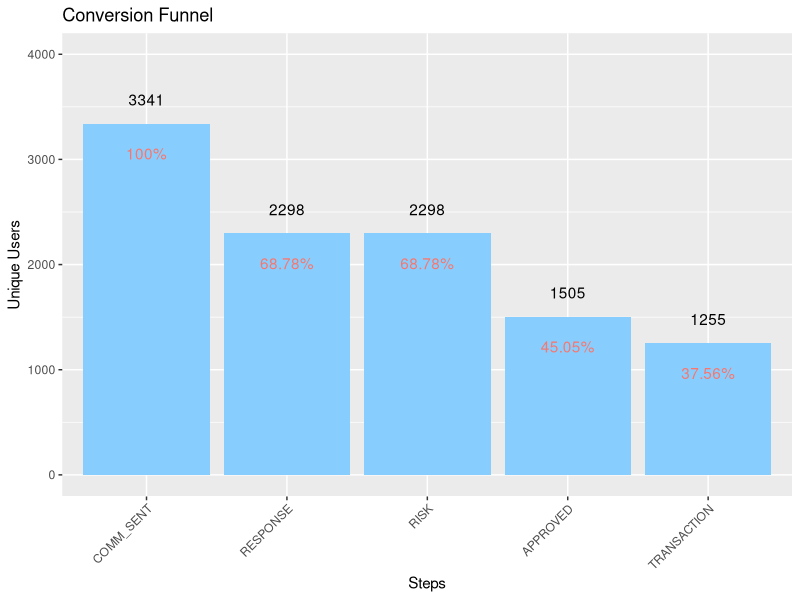
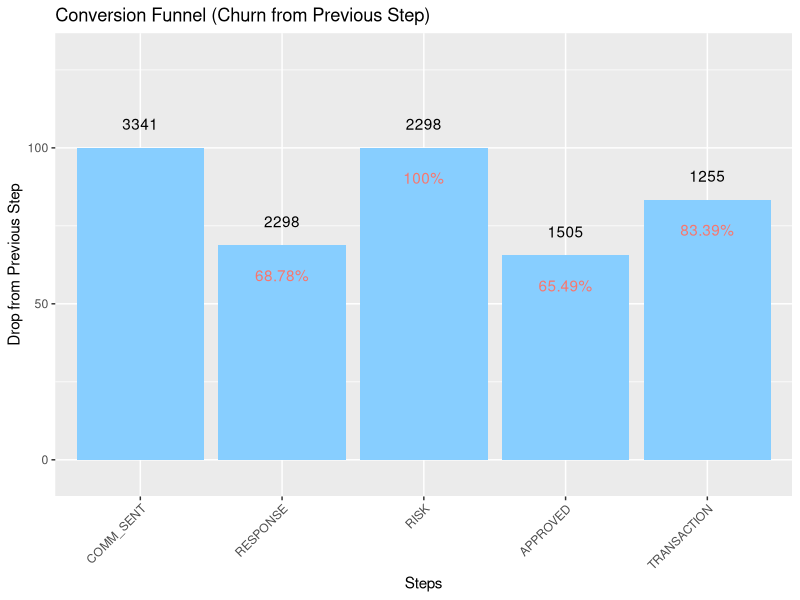
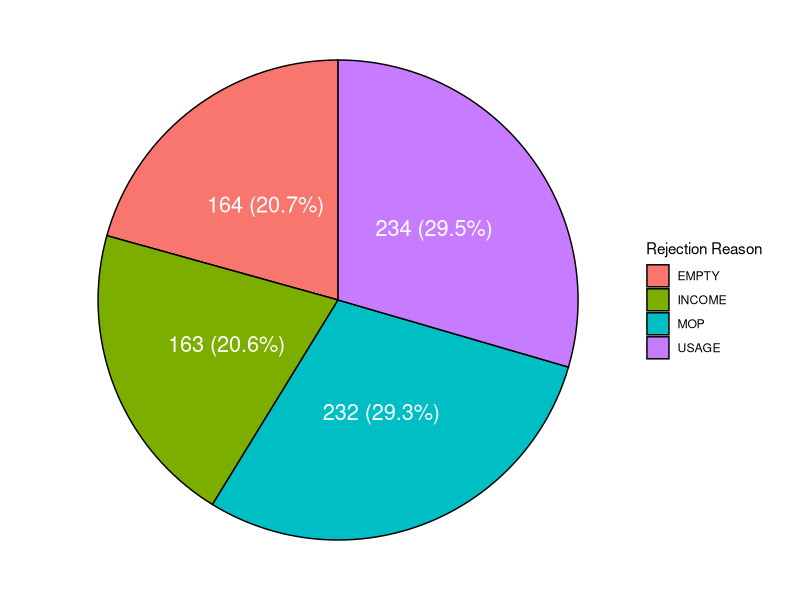

These figures' R source, in order:
## ---- chunk 1
knitr::opts_chunk$set(echo = TRUE)
## ---- chunk 2
library(dplyr)
library(ggplot2)
library(stringr)
## ---- chunk 3
dataset = read.csv('datasets/Business Analyst Challenge Influur.csv')

names(dataset)[1] = "ORDER"
dataset = dataset %>%
  mutate(STATUS = if_else(
    STATUS != "",
    STATUS, 
    if_else(is.na(TXN), 'NO RESPONSE', 'TRANSACTION')
  ))
## ---- chunk 4
# Status Breakdown
status_counts = dataset %>%
  group_by(STATUS) %>%
  summarise(counts = n(),
            unique_users = n_distinct(ID),
            amount = sum(TXN),
            physical = sum(MOTIVE == 'PLASTIC'),
            digital = sum(MOTIVE == 'DIGITAL'))
## ---- chunk 5
status_counts
## ---- chunk 6
# User Breakdown

users = dataset %>%
  group_by(ID) %>%
  summarise(card_type = if_else(sum(MOTIVE=="PLASTIC", na.rm = T)>0, "PLASTIC",
                                if_else(sum(MOTIVE=="DIGITAL", na.rm = T)>0, "DIGITAL",
                                        "NON_CUSTOMER")),
            rejection_reason = max(MOTIVE[STATUS == 'REJECTED']),
            transactions = sum(STATUS=='TRANSACTION'),
            amount = sum(TXN, na.rm = T),
            interest = max(INTEREST_RATE, na.rm = T),
            yearly_cost = max(CAT, na.rm = T),
            credit_limit = max(AMOUNT, na.rm = T),
            delivery_score = max(DELIVERY_SCORE, na.rm = T),
            zipcode = max(CP, na.rm = T)) %>%
  as.data.frame(.)
users[sapply(users, is.infinite)] <- NA
head(users)
## ---- chunk 7
comms_sent = filter(status_counts,
                    STATUS == "NO RESPONSE")[["unique_users"]] +
             filter(status_counts,
                    STATUS == "RESPONSE")[["unique_users"]]
new_row = list("COMM_SENT", comms_sent, comms_sent, NA, 0, 0)
funnel = rbind(status_counts, new_row)
funnel = funnel %>%
  filter(STATUS %in% c("COMM_SENT", "RESPONSE",
                      "RISK", "APPROVED", "TRANSACTION")) %>%
  arrange(match(STATUS,
                c("COMM_SENT", "RESPONSE",
                  "RISK", "APPROVED", "TRANSACTION"))) %>%
  mutate(difference = round(unique_users/lag(unique_users) * 100, 2),
         diff_pct = paste0(as.character(difference), "%"),
         diff_pct = ifelse(is.na(difference),"",diff_pct),
         remaining = unique_users / max(unique_users),
         remaining_pct = paste0(as.character(round(remaining*100,2)), "%"),
         steps = factor(STATUS, levels = STATUS))
## ---- chunk 8
# Funnel Breakdown (General % Drops)
ggplot(data = funnel, aes(x = steps, y = unique_users)) +
  geom_bar(stat="identity", fill = "skyblue1") +
  ylim(c(-5, 4000)) +
  geom_text(aes(label=unique_users), vjust=-1.5) + 
  geom_text(aes(label=remaining_pct, color = "red3"), vjust=3) +
  ggtitle("Conversion Funnel") +
  xlab("Steps") + ylab("Unique Users") + theme(legend.position="none")+
  theme(axis.text.x = element_text(angle = 45, hjust=1))
## ---- chunk 9
# Funnel Breakdown (Step-Level % Drops)
ggplot(data = funnel, aes(x = steps, y = ifelse(is.na(difference), 100, difference) )) +
  geom_bar(stat="identity", fill = "skyblue1") +
  ylim(c(-5, 130)) +
  geom_text(aes(label=unique_users), vjust=-1.5) + 
  geom_text(aes(label=diff_pct, color = "red3"), vjust=3) +
  ggtitle("Conversion Funnel (Churn from Previous Step)") +
  xlab("Steps") + ylab("Drop from Previous Step") + theme(legend.position="none")+
  theme(axis.text.x = element_text(angle = 45, hjust=1))

## ---- chunk 10
rejections = users %>%
  filter(!is.na(rejection_reason)) %>%
  group_by(rejection_reason) %>%
  summarise(users = n_distinct(ID)) %>%
  as.data.frame(.) %>%
  mutate(pct = users / sum(users),
         pct_string = paste0(
           as.character(users), " (",
           as.character(round(pct*100, 1)), "%)") )
## ---- chunk 11
ggplot(rejections, aes(x = "", y = users, fill = rejection_reason)) +
  geom_col(color = "black") +
  geom_text(aes(label = pct_string), size=5.5, color= "white",
            position = position_stack(vjust = 0.5)) +
  coord_polar("y") +
  theme_void() + scale_fill_discrete(name = "Rejection Reason")

## ---- chunk 12
zipcode_aggs = users %>%
  filter(!is.na(zipcode)) %>%
  group_by(zipcode) %>%
  summarise(users = n_distinct(ID),
            transaction_users = sum(transactions > 0),
            transactions = sum(transactions),
            user_med_spent = median(amount),
            amount = sum(amount),
            avg_credit_limit = mean(credit_limit),
            avg_delivery_score = mean(delivery_score),
            avg_interest = mean(interest),
            avg_cost = mean(yearly_cost)) %>%
  as.data.frame(.) %>%
  arrange(desc(users))
zipcode_aggs %>%
  mutate(usage_rate = transaction_users / users,
         avg_card_usage = transactions / transaction_users,
         aov = amount / transactions)
## ---- chunk 13
cardtype_aggs = users %>%
  filter(card_type %in% c("PLASTIC", "DIGITAL")) %>%
  group_by(card_type) %>%
  summarise(users = n_distinct(ID),
            transaction_users = sum(transactions > 0),
            transactions = sum(transactions),
            user_med_spent = median(amount),
            amount = sum(amount, na.rm = T),
            avg_credit_limit = mean(credit_limit),
            avg_interest = mean(interest),
            avg_cost = mean(yearly_cost)) %>%
  as.data.frame(.)

cardtype_aggs %>%
  mutate(usage_rate = transaction_users / users,
         avg_card_usage = transactions / transaction_users,
         aov = amount / transactions)
